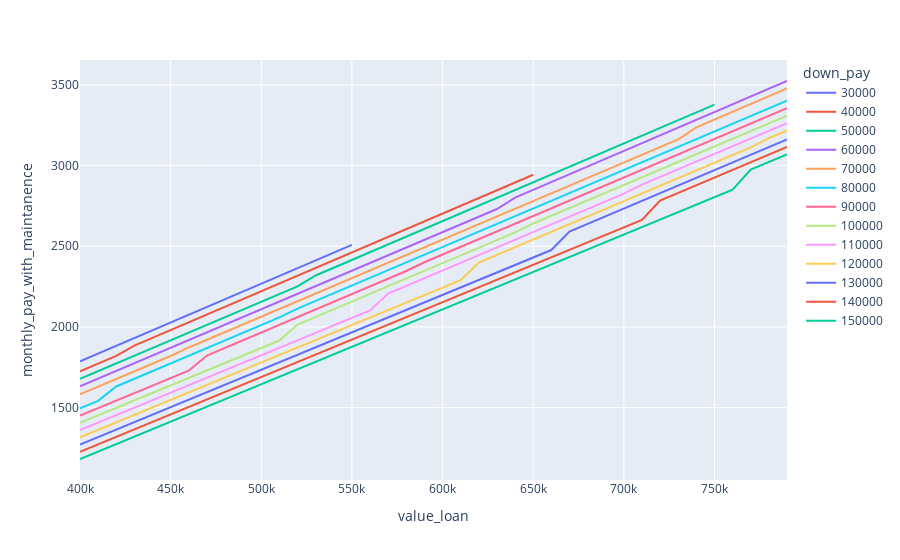

Notebook code cell kept with this figure:
### Code cell
Mort.plot_x_value_loan("monthly_pay_with_maintanence", "down_pay")
